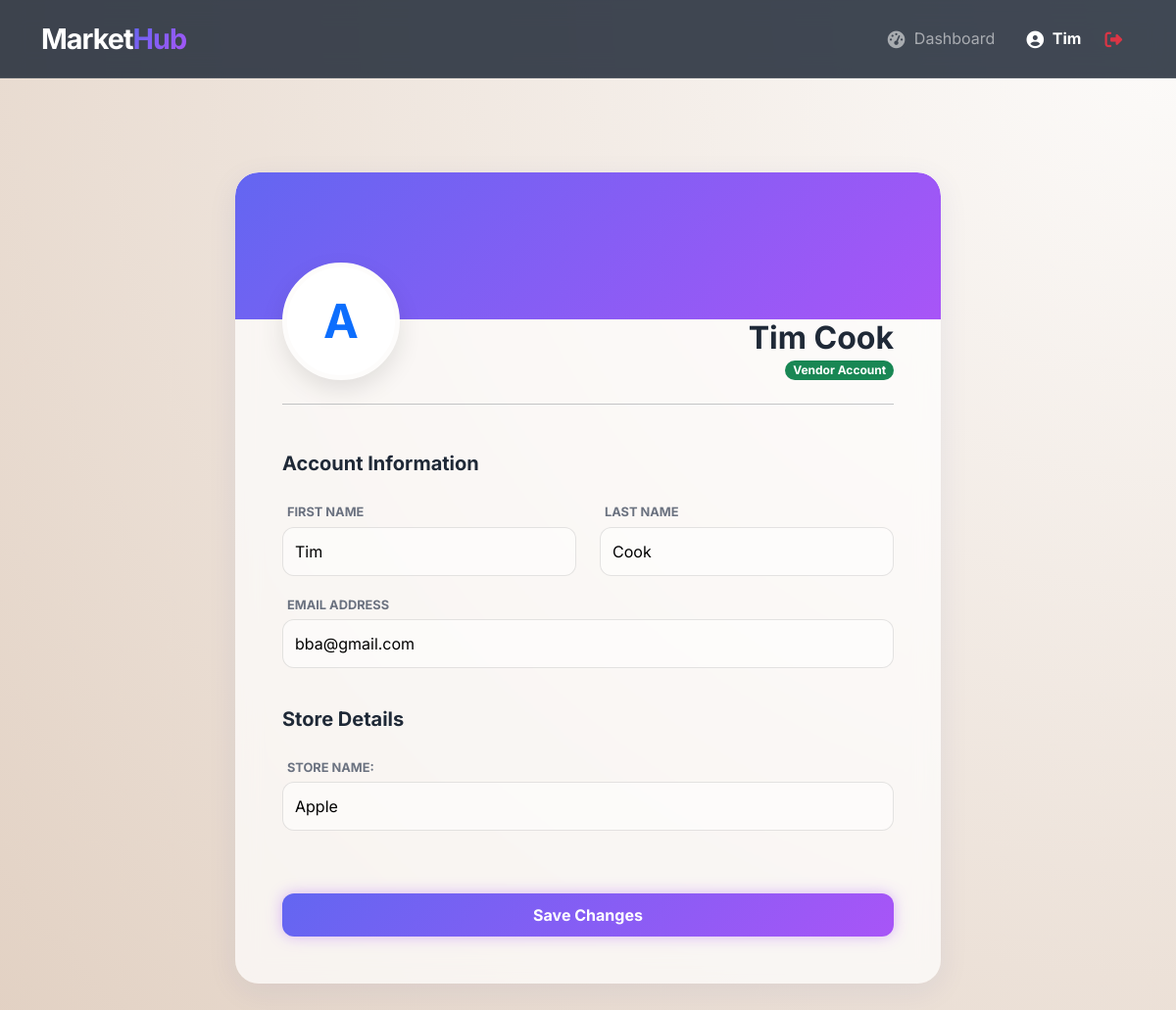
The page /accounts/profile/ (signed in) on the database its author committed.
### accounts/models.py (models this page shows, shortened)
class User(AbstractUser):
    is_customer = models.BooleanField(default=False)
    is_seller = models.BooleanField(default=False)
    email = models.EmailField(_("email address"), unique=True)
    first_name = models.CharField(_("first name"), max_length=150, blank=True)
    last_name = models.CharField(_("last name"), max_length=150, blank=True)
    USERNAME_FIELD = 'email'  # Use email as the login ID
    REQUIRED_FIELDS = ['username']  # Email is already required by default now

class Vendor(models.Model):
    user = models.OneToOneField(User, on_delete=models.CASCADE, primary_key=True, related_name='vendor_profile')
    store_name = models.CharField(_("Store Name"), max_length=255)
    description = models.TextField(_("Store Description"), blank=True)
    is_approved = models.BooleanField(default=False) # Admin can use this to verify sellers

### accounts/views.py (the view, shortened to what this page needs)
# urls.py: path('profile/', views.profile_view, name='user_profile'),
@login_required
def profile_view(request):
    user = request.user
    u_form = UserUpdateForm(instance=user)
    if user.is_customer:
        p_form = CustomerProfileForm(instance=user.customer_profile)
    else:
        p_form = VendorProfileForm(instance=user.vendor_profile)
    return render(request, 'accounts/profile.html', {
        'u_form': u_form,
        'p_form': p_form
    })

### accounts/forms.py
class UserUpdateForm(forms.ModelForm):
    class Meta:
        model = User
        fields = ['first_name', 'last_name', 'email']

class VendorProfileForm(forms.ModelForm):
    class Meta:
        model = Vendor
        fields = ['store_name']

### accounts/templates/accounts/profile.html (shortened to what this page needs)
{% extends 'base.html' %}
{% block content %}
<div class="container py-5">
    <div class="row justify-content-center">
        <div class="col-md-8">
            <div class="glass-card overflow-hidden border-0">
                <div class="profile-header"></div>
                <div class="px-5 pb-5">
                    <div class="d-flex justify-content-between align-items-end mb-4">
                        <div class="profile-avatar fw-bold text-primary">
                            {{ user.username|first|upper }}
                        </div>
                        <div class="text-end">
                            <h2 class="fw-bold mb-0">{{ user.get_full_name|default:user.username }}</h2>
                            <span class="badge {% if user.is_customer %}bg-primary{% else %}bg-success{% endif %} rounded-pill">
                                {% if user.is_customer %}Customer Account{% else %}Vendor Account{% endif %}
                            </span>
                        </div>
                    </div>
                    <hr class="mb-5">
                    <form method="POST" class="modern-form">
                        <h5 class="fw-bold mb-4">Account Information</h5>
                        <div class="row">
                            <div class="col-md-6">
                                <label>First Name</label>
                                {{ u_form.first_name }}
                            </div>
                            <div class="col-md-6">
                                <label>Last Name</label>
                                {{ u_form.last_name }}
                            </div>
                        </div>
                        <label>Email Address</label>
                        {{ u_form.email }}
                        <h5 class="fw-bold mt-4 mb-4">
                            {% if user.is_customer %}Shipping & Contact{% else %}Store Details{% endif %}
                        </h5>
                        {{ p_form.as_p }}
                        <div class="d-grid mt-5">
                            <button type="submit" class="btn-neon-purple border-0">Save Changes</button>
                        </div>
                    </form>
                </div>
            </div>
        </div>
    </div>
</div>
{% endblock %}

### templates/base.html (shortened to what this page needs)
<!DOCTYPE html>
<html lang="en">
<head>
    <link href="https://cdn.jsdelivr.net/npm/bootstrap@5.3.0/dist/css/bootstrap.min.css" rel="stylesheet">
    <link rel="stylesheet" href="https://cdnjs.cloudflare.com/ajax/libs/font-awesome/6.4.0/css/all.min.css">
</head>
<body>
<nav class="navbar navbar-expand-lg navbar-dark sticky-top">
    <div class="container">
        <a class="navbar-brand fw-bold" href="/">
            Market<span style="background: var(--customer-gradient); -webkit-background-clip: text; -webkit-text-fill-color: transparent;">Hub</span>
        </a>
        <div class="collapse navbar-collapse" id="navbarNav">
            <ul class="navbar-nav ms-auto align-items-center">
                {% if user.is_authenticated %}
                    <li class="nav-item me-3">
                        <a class="nav-link" href="{% url 'dashboard_redirect' %}">
                            <i class="fa-solid fa-gauge-high"></i> Dashboard
                        </a>
                    </li>
                    <li class="nav-item me-2">
                        <a class="nav-link fw-bold text-white" href="{% url 'user_profile' %}">
                            <i class="fa-solid fa-circle-user"></i> {{ user.first_name|default:user.username }}
                        </a>
                    </li>
                    <li class="nav-item">
                        <a class="nav-link text-danger fw-bold" href="{% url 'logout' %}">
                            <i class="fa-solid fa-right-from-bracket"></i>
                        </a>
                    </li>
                    {% endif %}
            </ul>
        </div>
    </div>
</nav>
<div class="container mt-5">
    {% block content %}{% endblock %}
</div>
</body>
</html>

### templates/base.html (style rules this page uses)
:root { --glass-bg: rgba(255, 255, 255, 0.7); --glass-border: rgba(255, 255, 255, 0.3); --customer-gradient: linear-gradient(135deg, #6366f1 0%, #a855f7 100%); --vendor-emerald: #10b981; }
body { font-family: 'Inter', sans-serif; background: radial-gradient(circle at top right, #fdfcfb 0%, #e2d1c3 100%); background-attachment: fixed; min-height: 100vh; color: #1f2937; }
.navbar { background: rgba(31, 41, 55, 0.85) !important; backdrop-filter: blur(12px); border-bottom: 1px solid rgba(255, 255, 255, 0.1); padding: 0.8rem 0; }
.navbar-brand { font-size: 1.8rem; letter-spacing: -1px; }
.glass-card { background: var(--glass-bg); backdrop-filter: blur(12px); border: 1px solid var(--glass-border); border-radius: 24px; box-shadow: 0 8px 32px 0 rgba(31, 38, 135, 0.07); }
.btn-neon-purple { background: var(--customer-gradient); color: white !important; font-weight: 700; padding: 10px 24px; border-radius: 12px; border: none; box-shadow: 0 0 15px rgba(168, 85, 247, 0.4); text-decoration: none; transition: 0.3s; }
.nav-link i { margin-right: 5px; font-size: 1.1rem; vertical-align: middle; }

### accounts/templates/accounts/profile.html (style rules this page uses)
.profile-header { background: var(--customer-gradient); height: 150px; border-radius: 24px 24px 0 0; }
.profile-avatar { width: 120px; height: 120px; background: white; border: 5px solid #fdfcfb; border-radius: 50%; margin-top: -60px; display: flex; align-items: center; justify-content: center; font-size: 3rem; box-shadow: 0 10px 25px rgba(0,0,0,0.1); }
.modern-form label { font-weight: 700; font-size: 0.8rem; color: #6b7280; text-transform: uppercase; margin-bottom: 5px; margin-left: 5px; }
.modern-form input, .modern-form textarea { border-radius: 12px; border: 1px solid rgba(0,0,0,0.1); padding: 12px; background: rgba(255,255,255,0.5); margin-bottom: 1rem; width: 100%; }

### rows shown on the page
User: first_name "Tim", username|first "A", get_full_name "Tim Cook", last_name "Cook", email "bba@gmail.com"
Vendor: store_name "Apple"
